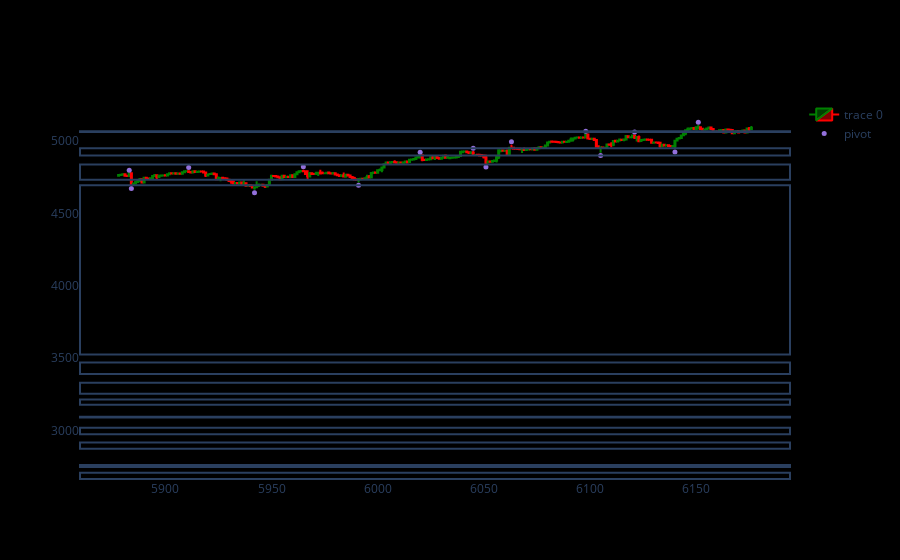

This figure's notebook cell:
### Code cell
df2 = df[-300:-1]
fig2 = go.Figure(
    data=[go.Candlestick(
            x=df2.index,
            open=df2['open'],
            high=df2['high'],
            low=df2['low'],
            close=df2['close'],
            increasing_line_color= 'green', 
            decreasing_line_color= 'red')
        ]
)

fig2.add_scatter(x=df2.index, y=df2['pointpos'], mode="markers",
                marker=dict(size=5, color="MediumPurple"),
                name="pivot")

for (min, max) in keyZones:
    fig2.add_hrect(y0=min, y1=max)

fig2.update_layout(xaxis_rangeslider_visible=False)
fig2.update_xaxes(showgrid=False)
fig2.update_yaxes(showgrid=False)
fig2.update_layout(paper_bgcolor='black', plot_bgcolor='black')

fig2

### Figure 1 — Plotly figure (JSON) as saved in the notebook; plotly's stock layout.template omitted (floating-point values rounded to 4 significant figures; data arrays with more than 128 entries replaced by an {"elided": "..."} marker saying what was removed)
{"data": [{"close": {"elided": "299 float values"}, "decreasing": {"line": {"color": "red"}}, "high": {"elided": "299 float values"}, "increasing": {"line": {"color": "green"}}, "low": {"elided": "299 float values"}, "open": {"elided": "299 float values"}, "type": "candlestick", "x": {"elided": "299 int values"}}, {"marker": {"color": "MediumPurple", "size": 5}, "mode": "markers", "name": "pivot", "type": "scatter", "x": {"elided": "299 int values"}, "y": {"elided": "299 float values"}}], "layout": {"paper_bgcolor": "black", "plot_bgcolor": "black", "shapes": [{"type": "rect", "x0": 0, "x1": 1, "xref": "x domain", "y0": 3525.0, "y1": 4694.0, "yref": "y"}, {"type": "rect", "x0": 0, "x1": 1, "xref": "x domain", "y0": 4733.0, "y1": 4838.0, "yref": "y"}, {"type": "rect", "x0": 0, "x1": 1, "xref": "x domain", "y0": 3390.0, "y1": 3470.0, "yref": "y"}, {"type": "rect", "x0": 0, "x1": 1, "xref": "x domain", "y0": 3253.0, "y1": 3329.0, "yref": "y"}, {"type": "rect", "x0": 0, "x1": 1, "xref": "x domain", "y0": 3177.0, "y1": 3213.0, "yref": "y"}, {"type": "rect", "x0": 0, "x1": 1, "xref": "x domain", "y0": 2974.0, "y1": 3019.0, "yref": "y"}, {"type": "rect", "x0": 0, "x1": 1, "xref": "x domain", "y0": 2664.0, "y1": 2707.0, "yref": "y"}, {"type": "rect", "x0": 0, "x1": 1, "xref": "x domain", "y0": 2873.0, "y1": 2916.0, "yref": "y"}, {"type": "rect", "x0": 0, "x1": 1, "xref": "x domain", "y0": 4900.0, "y1": 4951.0, "yref": "y"}, {"type": "rect", "x0": 0, "x1": 1, "xref": "x domain", "y0": 2746.0, "y1": 2760.0, "yref": "y"}, {"type": "rect", "x0": 0, "x1": 1, "xref": "x domain", "y0": 3089.0, "y1": 3095.0, "yref": "y"}, {"type": "rect", "x0": 0, "x1": 1, "xref": "x domain", "y0": 5063.0, "y1": 5068.0, "yref": "y"}], "xaxis": {"rangeslider": {"visible": false}, "showgrid": false}, "yaxis": {"showgrid": false}}}
